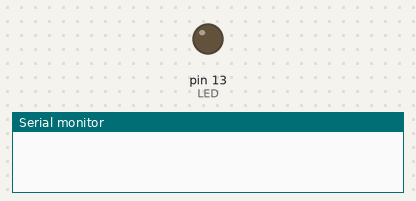
Recording of a sketch running on a simulated Arduino Uno, built with avr-gcc and run on an emulated ATmega328P. Shown: output pins drawn as LEDs (lit = HIGH), the last lines printed to the serial monitor. Dashed ring = blinking.

Above: at 0.4 s.
At 2.91 s:
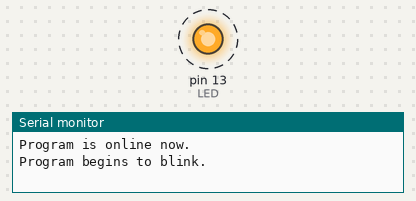
Timing chart, 0 to 3.2 s (numbered marks = the images above):
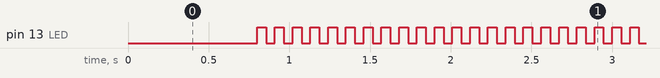

The sketch:

blink_9_Hz-a.ino
```cpp
// blink_9_Hz-a.ino

// Sun  5 Dec 11:50:37 UTC 2021

// purpose: blink LED at 9 Hertz.

#define i9_Hz 55 // milliseconds

// target: almost any board will do, including the Uno R3

#define LED 13 // change for your target board

void pulse_once(int interval) {
    digitalWrite(LED,HIGH);
    delay(interval);
    digitalWrite(LED,LOW);
    delay(interval);
}

void pulse_at_9_Hz(void) {
    while(-1) {
        pulse_once(i9_Hz);
    }
}

void pulse(void) { // alias
    pulse_at_9_Hz();
}

void setup_gpio(void) {
    pinMode(LED, 1);
    digitalWrite(LED, 0); // turn it off
}

void setup_serial(void) {
    Serial.begin(9600);
    while(!Serial); // hold for serial connection
    delay(100); // superstition
    Serial.println("Program is online now.");
}

void bring_stuff_up(void) {
    setup_gpio();
    setup_serial();
}

void blinking(void) {
    Serial.println("Program begins to blink.");
    pulse();
}

void setup(void) {
    delay(700); // recovery chance interval
    bring_stuff_up();
    blinking();
}

void loop(void) {
    while(-1); // endless
    Serial.println("This never prints.");
}

// END.
```

Measured:
- by itself, pin 13 (LED): alternates HIGH for 0.06 s and LOW for 0.06 s
